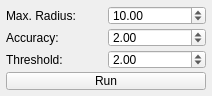
<?xml version="1.0" encoding="UTF-8"?>
<ui version="4.0">
 <class>ConnectionOptimizer</class>
 <widget class="QMainWindow" name="ConnectionOptimizer">
  <property name="windowModality">
   <enum>Qt::NonModal</enum>
  </property>
  <property name="geometry">
   <rect>
    <x>0</x>
    <y>0</y>
    <width>212</width>
    <height>96</height>
   </rect>
  </property>
  <property name="sizePolicy">
   <sizepolicy hsizetype="Fixed" vsizetype="Fixed">
    <horstretch>0</horstretch>
    <verstretch>0</verstretch>
   </sizepolicy>
  </property>
  <property name="minimumSize">
   <size>
    <width>212</width>
    <height>78</height>
   </size>
  </property>
  <property name="maximumSize">
   <size>
    <width>212</width>
    <height>96</height>
   </size>
  </property>
  <property name="windowTitle">
   <string>Connection Optimizer</string>
  </property>
  <widget class="QWidget" name="widget_main">
   <layout class="QVBoxLayout" name="verticalLayout">
    <property name="spacing">
     <number>3</number>
    </property>
    <property name="leftMargin">
     <number>6</number>
    </property>
    <property name="topMargin">
     <number>6</number>
    </property>
    <property name="rightMargin">
     <number>6</number>
    </property>
    <property name="bottomMargin">
     <number>6</number>
    </property>
    <item>
     <layout class="QHBoxLayout" name="layout_blur_sigma_3">
      <item>
       <widget class="QLabel" name="label_max_dist">
        <property name="text">
         <string>Max. Radius:</string>
        </property>
       </widget>
      </item>
      <item>
       <widget class="QDoubleSpinBox" name="connection_max_radius">
        <property name="enabled">
         <bool>true</bool>
        </property>
        <property name="minimum">
         <double>0.010000000000000</double>
        </property>
        <property name="maximum">
         <double>1000.000000000000000</double>
        </property>
        <property name="singleStep">
         <double>1.000000000000000</double>
        </property>
        <property name="value">
         <double>10.000000000000000</double>
        </property>
       </widget>
      </item>
     </layout>
    </item>
    <item>
     <layout class="QHBoxLayout" name="layout_blur_sigma_3">
      <item>
       <widget class="QLabel" name="label_accuracy">
        <property name="text">
         <string>Accuracy:</string>
        </property>
       </widget>
      </item>
      <item>
       <widget class="QDoubleSpinBox" name="connection_accuracy">
        <property name="enabled">
         <bool>true</bool>
        </property>
        <property name="minimum">
         <double>1.000000000000000</double>
        </property>
        <property name="maximum">
         <double>1000.000000000000000</double>
        </property>
        <property name="singleStep">
         <double>1.000000000000000</double>
        </property>
        <property name="value">
         <double>2.000000000000000</double>
        </property>
       </widget>
      </item>
     </layout>
    </item>
<item>
<layout class="QHBoxLayout" name="layout_blur_sigma_3">
<item>
<widget class="QLabel" name="label_threshold">
<property name="text">
<string>Threshold:</string>
</property>
</widget>
</item>
<item>
<widget class="QDoubleSpinBox" name="connection_threshold">
<property name="enabled">
<bool>true</bool>
</property>
<property name="minimum">
<double>0.000000000000000</double>
</property>
<property name="maximum">
<double>10.000000000000000</double>
</property>
<property name="singleStep">
<double>1.000000000000000</double>
</property>
<property name="value">
<double>2.000000000000000</double>
</property>
</widget>
</item>
</layout>
</item>
    <item>
     <widget class="QPushButton" name="pb_coprun">
      <property name="text">
       <string>Run</string>
      </property>
     </widget>
    </item>
   </layout>
  </widget>
 </widget>
 <resources/>
 <connections>
  <connection>
   <sender>pb_coprun</sender>
   <signal>clicked()</signal>
   <receiver>ConnectionOptimizer</receiver>
   <slot>runOptimizer()</slot>
   <hints>
    <hint type="sourcelabel">
     <x>87</x>
     <y>92</y>
    </hint>
    <hint type="destinationlabel">
     <x>3</x>
     <y>79</y>
    </hint>
   </hints>
  </connection>
 </connections>
 <slots>
  <slot>runOptimizer()</slot>
 </slots>
</ui>
